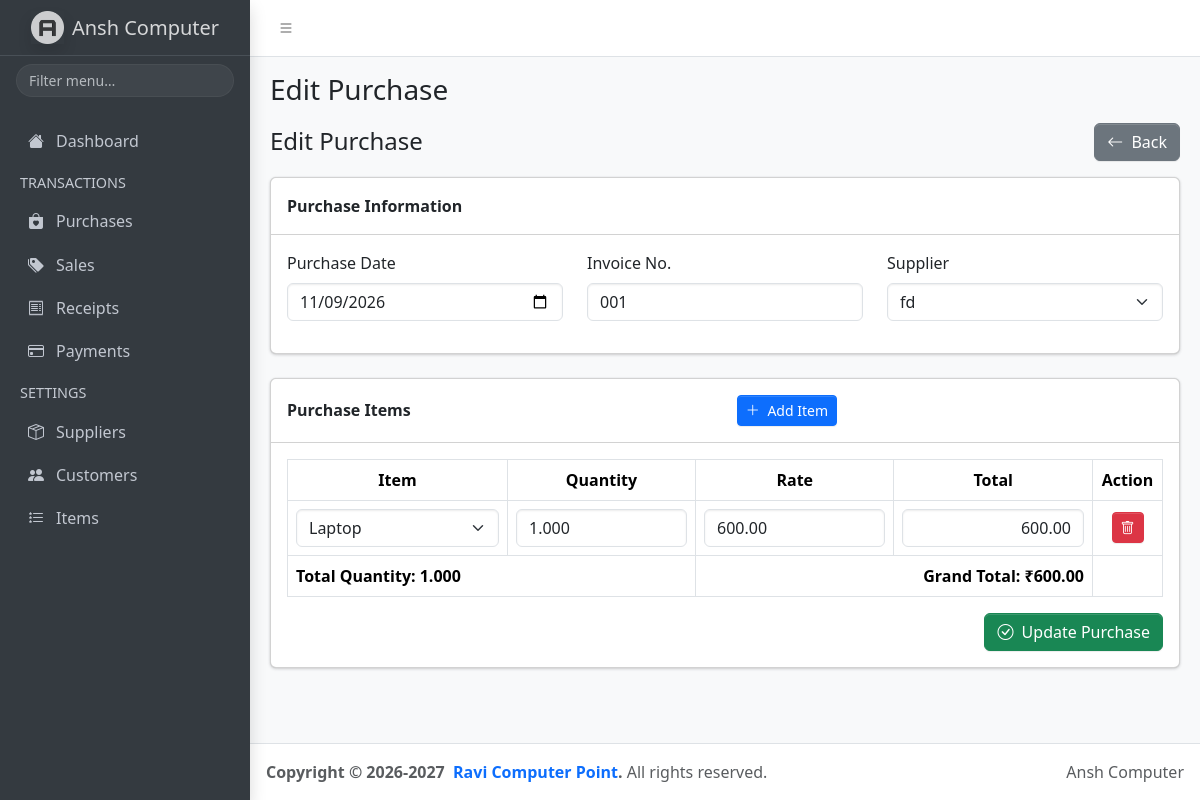
The page /purchases/edit.php?id=4 on the database its author committed.
### tables this page shows
CREATE TABLE `purchases` (
  `id` int(11) NOT NULL,
  `date` date NOT NULL,
  `invoice_no` varchar(100) DEFAULT NULL,
  `supplier_id` int(11) NOT NULL,
  `total_amount` decimal(14,2) NOT NULL DEFAULT 0.00,
  `created_at` timestamp NULL DEFAULT current_timestamp()
);

CREATE TABLE `suppliers` (
  `id` int(11) NOT NULL,
  `name` varchar(50) NOT NULL,
  `mobile_no` varchar(10) DEFAULT NULL,
  `address` varchar(50) DEFAULT NULL
);

CREATE TABLE `purchase_items` (
  `id` int(11) NOT NULL,
  `purchase_id` int(11) NOT NULL,
  `item_id` int(11) NOT NULL,
  `quantity` decimal(12,3) NOT NULL,
  `rate` decimal(12,2) NOT NULL,
  `total` decimal(14,2) NOT NULL
);

CREATE TABLE `items` (
  `id` int(11) NOT NULL,
  `name` varchar(100) NOT NULL
);

### purchases/edit.php (the view, shortened to what this page needs)
<?php
require_once('../db_config.php');
$id = (int)($_GET['id'] ?? $_POST['id'] ?? 0);
$stmt = $conn->prepare("
    SELECT * FROM purchases WHERE id = ?
");
$stmt->bind_param("i", $id);
$stmt->execute();
$purchase = $stmt->get_result()->fetch_assoc();
$suppliers = mysqli_query(
    $conn,
    "SELECT id, name FROM suppliers ORDER BY name"
);
$itemsResult = mysqli_query(
    $conn,
    "SELECT id, name FROM items ORDER BY name"
);
$allItems = [];
while ($row = mysqli_fetch_assoc($itemsResult)) {
    $allItems[] = $row;
}
$itemStmt = $conn->prepare("
    SELECT
        purchase_items.item_id,
        purchase_items.quantity,
        purchase_items.rate,
        items.name AS item_name
    FROM purchase_items
    LEFT JOIN items
        ON purchase_items.item_id = items.id
    WHERE purchase_items.purchase_id = ?
    ORDER BY purchase_items.id ASC
");
$itemStmt->bind_param("i", $id);
$itemStmt->execute();
$existingItems = $itemStmt->get_result()->fetch_all(MYSQLI_ASSOC);
if ($_SERVER['REQUEST_METHOD'] === 'POST') {
    $formItems = [];
    foreach ($items as $key => $itemId) {
        $selectedItem = null;
        foreach ($allItems as $availableItem) {
            if ((int)$availableItem['id'] === (int)$itemId) {
                $selectedItem = $availableItem;
                break;
            }
        }
        $formItems[] = [
            'item_id' => (int)$itemId,
            'quantity' => $quantities[$key] ?? '',
            'rate' => $rates[$key] ?? '',
            'item_name' => $selectedItem['name'] ?? ''
        ];
    }
} else {
    $date = $purchase['date'];
    $invoice_no = $purchase['invoice_no'];
    $supplier_id = $purchase['supplier_id'];
    $formItems = $existingItems;
}
include('../includes/header.php');
?>
<div class="d-flex justify-content-between align-items-center mb-3">
    <h4 class="mb-0">Edit Purchase</h4>
    <a href="index.php" class="btn btn-secondary">
        <i class="bi bi-arrow-left me-1"></i>
        Back
    </a>
</div>
<form method="POST" action="edit.php?id=<?php echo $id; ?>">
    <div class="card mb-4">
        <div class="card-header">
            <strong>Purchase Information</strong>
        </div>
        <div class="card-body">
            <div class="row">
                <div class="col-md-4 mb-3">
                    <label class="form-label">Purchase Date</label>
                    <input
                        type="date"
                        name="date"
                        class="form-control"
                        value="<?php echo htmlspecialchars($date); ?>"
                        required
                    >
                </div>
                <div class="col-md-4 mb-3">
                    <label class="form-label">Invoice No.</label>
                    <input
                        type="text"
                        name="invoice_no"
                        class="form-control"
                        value="<?php echo htmlspecialchars($invoice_no ?? ''); ?>"
                        placeholder="Enter invoice number"
                    >
                </div>
                <div class="col-md-4 mb-3">
                    <label class="form-label">Supplier</label>
                    <select name="supplier_id" class="form-select" required>
                        <?php while ($supplier = mysqli_fetch_assoc($suppliers)): ?>
                            <option
                                value="<?php echo $supplier['id']; ?>"
                                <?php echo ((int)$supplier['id'] === (int)$supplier_id) ? 'selected' : ''; ?>
                            >
                                <?php echo htmlspecialchars($supplier['name']); ?>
                            </option>
                        <?php endwhile; ?>
                    </select>
                </div>
            </div>
        </div>
    </div>
    <div class="card mb-4">
        <div class="card-header d-flex justify-content-between align-items-center">
            <strong>Purchase Items</strong>
            <button type="button" class="btn btn-primary btn-sm" id="addItem">
                <i class="bi bi-plus-lg me-1"></i>
                Add Item
            </button>
        </div>
        <div class="card-body">
            <div class="table-responsive">
                <table class="table table-bordered align-middle">
                    <thead>
                        <tr class="text-center">
                            <th style="min-width:220px;">Item</th>
                            <th style="min-width:110px;">Quantity</th>
                            <th style="min-width:130px;">Rate</th>
                            <th style="min-width:130px;">Total</th>
                            <th style="width:70px;">Action</th>
                        </tr>
                    </thead>
                    <tbody id="purchaseItems">
                        <?php foreach ($formItems as $formItem): ?>
                            <tr class="purchase-row">
                                <td>
                                    <select name="items[]" class="form-select item-select" required>
                                        <?php foreach ($allItems as $availableItem): ?>
                                            <option
                                                value="<?php echo $availableItem['id']; ?>"
                                                <?php echo ((int)$availableItem['id'] === (int)$formItem['item_id']) ? 'selected' : ''; ?>
                                            >
                                                <?php echo htmlspecialchars($availableItem['name']); ?>
                                            </option>
                                        <?php endforeach; ?>
                                    </select>
                                </td>
                                <td>
                                    <input
                                        type="number"
                                        name="quantities[]"
                                        class="form-control quantity"
                                        min="0.001"
                                        step="0.001"
                                        value="<?php echo htmlspecialchars((string)$formItem['quantity']); ?>"
                                        required
                                    >
                                </td>
                                <td>
                                    <input
                                        type="number"
                                        name="rates[]"
                                        class="form-control rate"
                                        min="0"
                                        step="0.01"
                                        value="<?php echo htmlspecialchars((string)$formItem['rate']); ?>"
                                        required
                                    >
                                </td>
                                <td>
                                    <input
                                        type="text"
                                        class="form-control row-total text-end"
                                        value="0.00"
                                        readonly
                                    >
                                </td>
                                <td class="text-center">
                                    <button
                                        type="button"
                                        class="btn btn-danger btn-sm remove-item"
                                        title="Remove item"
                                    >
                                        <i class="bi bi-trash"></i>
                                    </button>
                                </td>
                            </tr>
                        <?php endforeach; ?>
                    </tbody>
                    <tfoot>
                        <tr>
                            <th colspan="2">
                                Total Quantity:
                                <span id="totalQuantity">0</span>
                            </th>
                            <th colspan="2" class="text-end">
                                Grand Total:
                                <span id="grandTotal">₹0.00</span>
                            </th>
                            <th></th>
                        </tr>
                    </tfoot>
                </table>
            </div>
            <div class="text-end">
                <button type="submit" class="btn btn-success">
                    <i class="bi bi-check-circle me-1"></i>
                    Update Purchase
                </button>
            </div>
        </div>
    </div>
</form>
<?php include('../includes/footer.php'); ?>

### rows shown on the page
purchases: date "11/09/2026", invoice_no "001", supplier_id "fd"
purchase_items: item.name "Laptop", quantity "1.000", rate "600.00"

### other values the page prints
$page_title "Edit Purchase"
